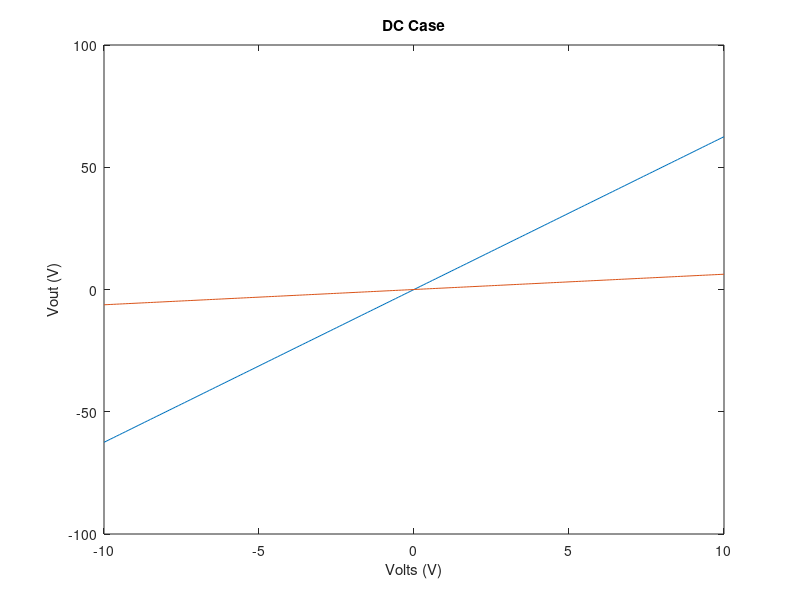

MATLAB code for this plot:
clc; close all;  clear all;  %initialization

%--------------------------------------------------------------------------
% List of the components (netlist):
%--------------------------------------------------------------------------
g1 = 1/1;
c = 0.25;
g2 = 1/2;
L = 0.2;
g3 = 1/10;
a = 100;
g4 = 1/0.1;
gro = 1/1000;

% f = 0;
% = 1:1:50;
%w = linspace(0,100,100);
w = 0;
k = 1i;
s = k * w;


G = [g1 -g1 0 0 0 0 1 0;
     -g1 g1+g2 0 0 0 1 0 0;
     0 0 g3 0 0 -1 0 0;
     0 0 0 g4 -g4 0 0 1;
     0 0 0 -g4 g4+gro 0 0 0;
     0 1 -1 0 0 0 0 0;
     1 0 0 0 0 0 0 0;
     0 0 -a*g3 1 0 0 0 0]
    

C = [c -c 0 0 0 0 0 0;
    -c c 0 0 0 0 0 0;
     0 0 0 0 0 0 0 0;
     0 0 0 0 0 0 0 0;
     0 0 0 0 0 0 0 0;
     0 0 0 0 0 -L 0 0;
     0 0 0 0 0 0 0 0;
     0 0 0 0 0 0 0 0]
 
%You should enter the entries of the source column vector b:
b = [0;0;0;0;0;0;0;0]

% Time

v = -10:0.1:10;
%v = 1;

for n=1:201
    %s = k * w(n)
    A = G + s.*C;
    b(7) = v(n);
    %b(7) = v;
    x = A\b;
    v5(n) = x(5);
    v3(n) = x(3);
%     v5(n) = mag2db(x(5));
%     v3(n) = mag2db(x(3));
end

figure;
plot (v,v5);
hold on
plot (v,v3);
hold off
xlabel('Volts (V)');
ylabel ('Vout (V)');
title('DC Case');

% figure;
% semilogy(w,abs(v5));
% hold on
% semilogy(w,abs(v5));
% hold off
% xlabel('Ohm (Omega)');
% ylabel ('Vout (V)');
% title('AC Case');



